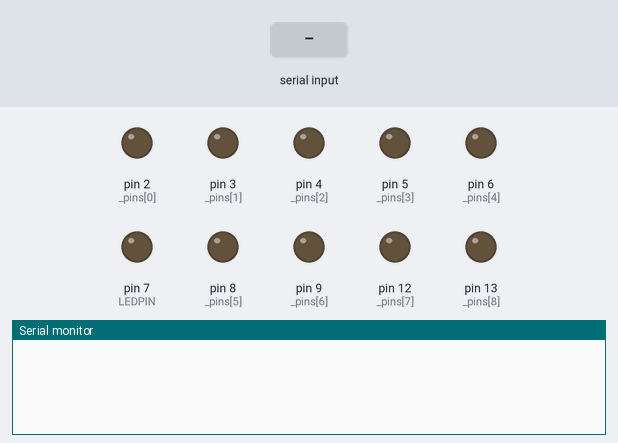
Simulated run of this sketch. Board: Arduino Uno, built with avr-gcc and run on an emulated ATmega328P. Parts: output pins drawn as LEDs (lit = HIGH), the last lines printed to the serial monitor. The inputs (shaded band) are chosen by the test bench.

Above: at 1.2 s.
1.3 s: "send" received over the second serial link
At 2.2 s:
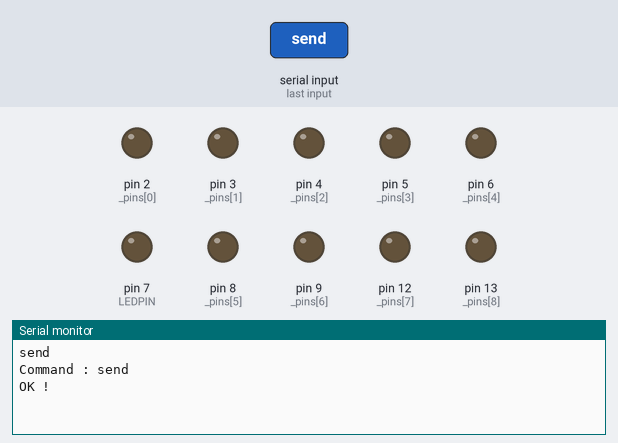
2.8 s: "receive" received over the second serial link
At 3.4 s:
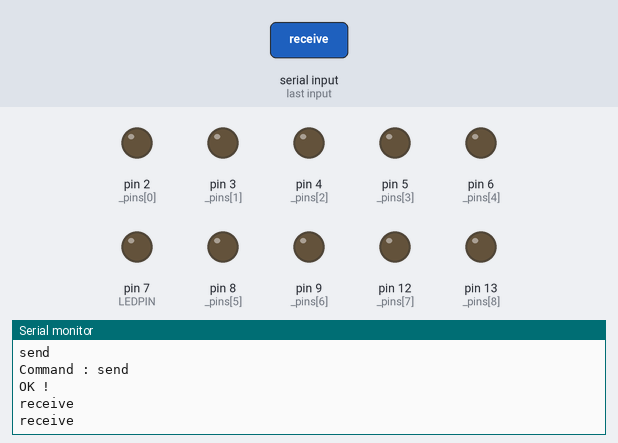
4.3 s: "ON" received over the second serial link
At 5.4 s:
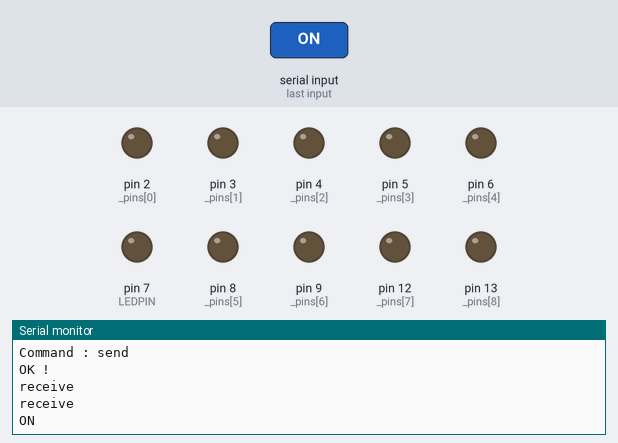

The sketch:

bluetooth_device.ino
```cpp
#include <SoftwareSerial.h>       //import Software Serial library
#include"DHT.h"
int _pins[]={2,3,4,5,6,8,9,12,13}; //pins to remote from phone
SoftwareSerial myStream(10,11);     //pins for Rx and Tx respectively
String command = "";              //read and store user's choice
boolean done = false;
#define DHTTYPE DHT11
#define DHTPIN A0
#define LEDPIN 7 // LED To know if data sent or not
String _pin="";
String _state="";
DHT dht(DHTPIN,DHTTYPE);
void setup() {
  Serial.begin(57600);
  myStream.begin(9600);
  dht.begin();
  pinMode(LEDPIN,OUTPUT);
  for(int i=0;i<9;i++){
    pinMode(_pins[i],OUTPUT);
  }
}
void getMess(){
  command="";
  while (myStream.available()){    //if the Bluetooth client is available
    char ch = myStream.read();    //read data from stream
    command = command + ch;       //create string command
    delay(3);
  }
}
void loop() {
  getMess();
  if (!(myStream.available())){
    done = false;
  }
  if (command.length() > 0 && done == false ){
     Serial.println(command);
    if(command=="send")reciveFromPhone();
    else if(command=="receive")SendToPhone();
  }
  delay(10);
}
void reciveFromPhone(){
  Serial.print("Command : ");
  Serial.println(command);
  if(command=="send"){
    Serial.println("OK !");
    while(!myStream.available()){
      delay(10);
    }
     getMess();
    Serial.println(command);
    getMessageFromCommand(command);
     command="";
    if(_pin!="" && _state!=""){
      int pin=_pin.toInt();
      if(_state=="ON"){
        digitalWrite(pin,HIGH);
      }else if(_state=="OFF"){
        digitalWrite(pin,LOW);
      }
    }
    command="";

  }
   done=true;
}
void SendToPhone(){
  while(!myStream.available())delay(3);
  getMess();
   Serial.print("sensor type : ");
   Serial.println(command);
       String hh,tt;
       char chars[6];
       bool xxx=false;
    if(command == "H&T"){
       xxx=true;
       command = "";                       //set 'command' to null
    }else if(command=="close") xxx=false;
    while(xxx){
        int h =(int) dht.readHumidity();
        int t = (int)dht.readTemperature();
        if(isnan(h) || isnan(t))continue;
        hh=String(h);
        tt=String(t);
      Serial.println(hh);
      Serial.println(tt);
      done = true;
      digitalWrite(LEDPIN,HIGH);
       int index=0;
    for(int i=0;i<hh.length();i++){
      chars[index++]=hh[i];
    }
    chars[index++]=' ';
    for(int i=0;i<tt.length();i++){
      chars[index++]=tt[i];
    }
    for (int x = 0; x < index; x++){//send each character of data to HC-05
      char ch = chars[x];
       Serial.println(ch);
      myStream.write(ch);
    }
    delay(2990);
    digitalWrite(LEDPIN,LOW);
    getMess();
    if(command=="close") {
      xxx=false;
      done=false;
      command="";
      }
    }
}
void getMessageFromCommand(String str){
  int _first=0;
  _pin="";
  _state="";
  for(int i=0;i<str.length();i++){
    char c=str.charAt(i);

    if(c!=' '){
      if(_first==0){
        _pin+=c;
      }else _state+=c;
    }else _first=1;
  }
 Serial.println(_pin);
 Serial.println(_state);
}
```

Measured:
- after the input at 1.3 s, the serial monitor: prints a new line at once (image 1)
- after the input at 2.8 s, the serial monitor: prints a new line at once (image 2)
- after the input at 4.3 s, the serial monitor: prints a new line at once (image 3)
